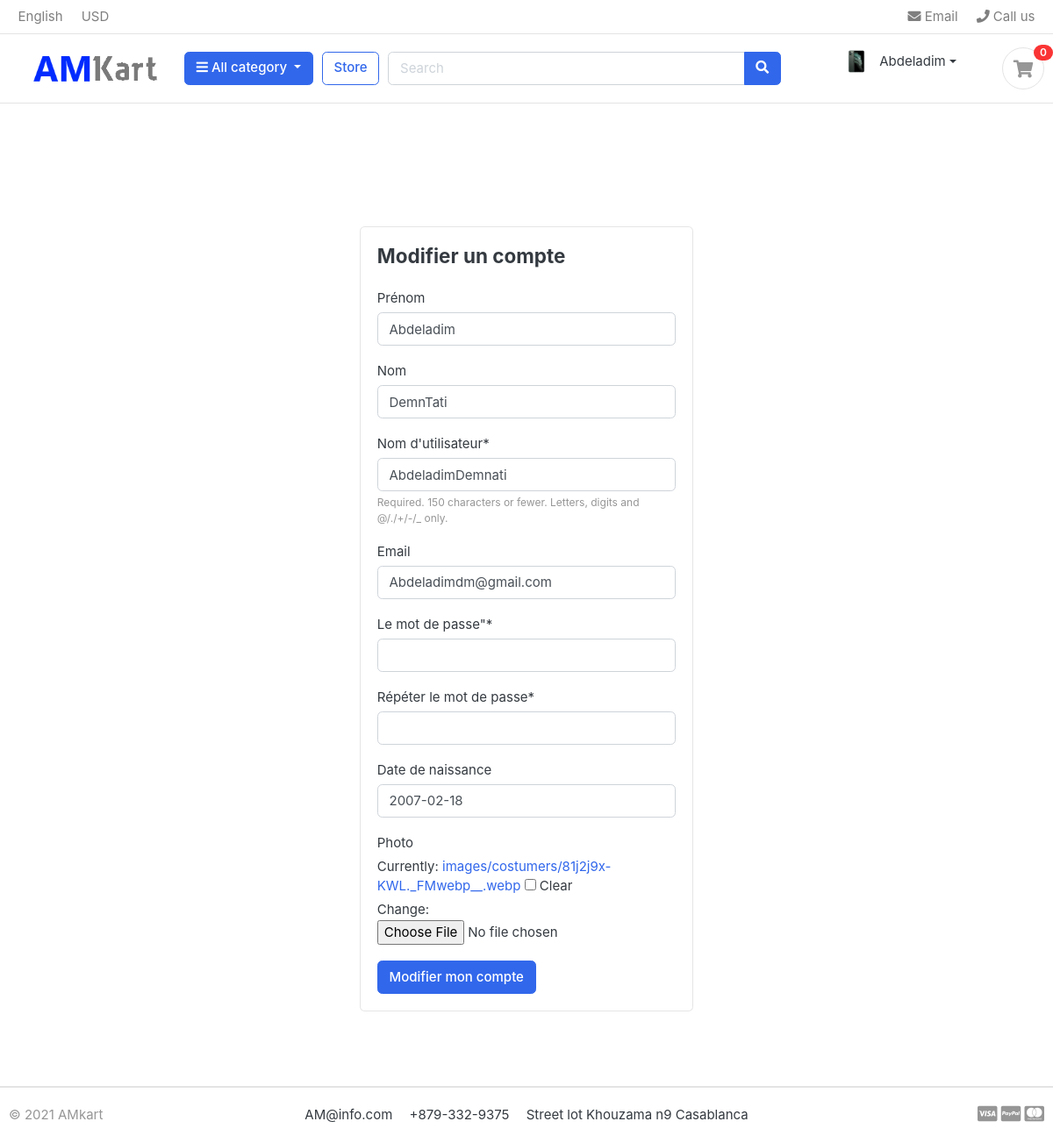
/client/3/edit (signed in), run on an earlier commit of the app's database.
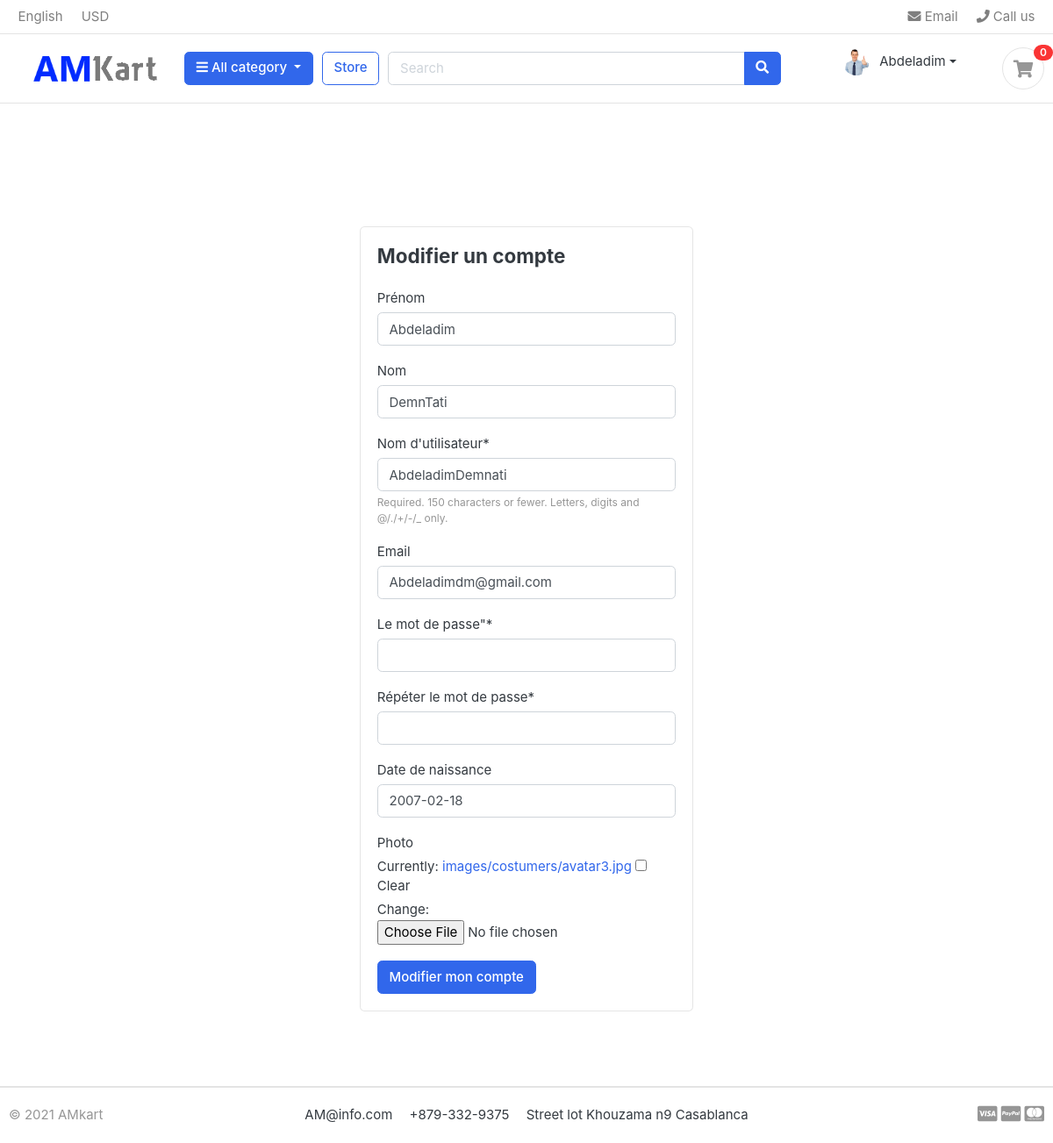
And on a later commit of the database.
### shop/models.py (models this page shows, shortened)
class User(AbstractUser):
    is_costumer = models.BooleanField(default=False)
    is_admin = models.BooleanField(default=False)

class Costumer(models.Model):
    user = models.OneToOneField(User, on_delete=models.CASCADE)
    date_of_birth = models.DateField(blank=True, null=True)
    photo = models.ImageField(upload_to='images/costumers/', blank=True)

### shop/views.py (the view, shortened to what this page needs)
# urls.py: path('client/<int:pk>/edit', views.clientedit, name='clienteditinfo'),
@user_passes_test(is_costumer, login_url='/login/')
def clientedit(request, pk):
    if request.method == 'GET':
        client = Costumer.objects.get(user_id=pk)
        user_form = UserForm(instance=client.user)
        costumer_form = CostumerForm(instance=client)
        context = {"user_form": user_form, "costumer_form": costumer_form}
        return render(request, "client/editclient.html", context)

### shop/forms.py (shortened to what this page needs)
class UserForm(forms.ModelForm):
    password = forms.CharField(label='Le mot de passe"', widget=forms.PasswordInput)
    password2 = forms.CharField(label='Répéter le mot de passe', widget=forms.PasswordInput)
    class Meta:
        model = User
        fields = ('first_name', 'last_name', 'username', 'email')
        labels = {"first_name": "Prénom",
                  "last_name": "Nom",
                  "username": "Nom d'utilisateur",
                  "email": "Email"}

class CostumerForm(forms.ModelForm):
    class Meta:
        model = Costumer
        fields = ('date_of_birth', 'photo')
        labels = {"date_of_birth": "Date de naissance"}

### dashboard/models.py (called while the page is built)
    def get_url(self):
        return reverse('producct_by_cat', args=[self.id])

### shop/context_processors.py (called while the page is built)
def menu_Cat(request):
    Cat = Categorie.objects.all()
    return dict(Cat=Cat)

def cart(request):
    return {'cart': request.session.get(settings.CART_SESSION_ID)}

### shop/views.py (called while the page is built)
def is_costumer(user):
    if user.is_authenticated and user.is_costumer:
        return True
    return False

### templates/client/editclient.html (shortened to what this page needs)
{% extends 'client/base.html' %}
{% load crispy_forms_filters %}
{%load crispy_forms_tags%}
{% block content %}
 <section class="section-conten padding-y" style="min-height:84vh">
      <div class="card mx-auto" style="max-width: 380px; margin-top:100px;">
         <div class="card-body">
         <h4 class="card-title mb-4">Modifier un compte</h4>
         <form  method="post" enctype="multipart/form-data">
            <div class="form-group">
            {{ user_form|crispy }}
            {{ costumer_form|crispy }}
            </div>
            <p><input type="submit" class="btn btn-primary" value="Modifier mon compte"></p>
         </form>
         </div>
       </div>
        <br><br>
   </section>
{% endblock %}

### templates/client/includes/navbar.html (shortened to what this page needs)
{% load static %}
<header class="section-header">
<nav class="navbar p-md-0 navbar-expand-sm navbar-light border-bottom">
<div class="container">
  <div class="collapse navbar-collapse" id="navbarTop4">
    <ul class="navbar-nav mr-auto">
    	<li class="nav-item dropdown">
		 	<a href="#" class="nav-link">   English </a>
		</li>
		<li class="nav-item dropdown">
			<a href="#" class="nav-link"> USD </a>
		</li>
    </ul>
    <ul class="navbar-nav">
		<li><a href="#" class="nav-link"> <i class="fa fa-envelope"></i> Email </a></li>
		<li><a href="#" class="nav-link"> <i class="fa fa-phone"></i> Call us </a></li>
	</ul>
  </div>
</div>
</nav>
<section class="header-main border-bottom">
	<div class="container">
<div class="row align-items-center">
	<div class="col-lg-2 col-md-3 col-6">
		<a href="{% url 'home' %}" class="brand-wrap">
			<img class="logo" src="{% static 'images/logo2.png' %}">
		</a>
	</div>
	<div class="col-lg col-sm col-md col-6 flex-grow-0">
		<div class="category-wrap dropdown d-inline-block float-right">
			<button type="button" class="btn btn-primary dropdown-toggle" data-toggle="dropdown">
				<i class="fa fa-bars"></i> All category
			</button>
		</div>
	</div>
	<a href="{% url 'store' %}" class="btn btn-outline-primary">Store</a>
	<div class="col-lg  col-md-6 col-sm-12 col">
		<form action="{% url 'rechercher' %}" class="search" method="post">
			<div class="input-group w-100">
			    <input type="text" class="form-control" name ="cle" style="width:60%;" placeholder="Search">
			    <div class="input-group-append">
			      <button class="btn btn-primary" type="submit">
			        <i class="fa fa-search"></i>
			      </button>
			    </div>
		    </div>
		</form>
	</div>
	<div class="col-lg-3 col-sm-6 col-8 order-2 order-lg-3">
				<div class="d-flex justify-content-end mb-3 mb-lg-0">
					<div class="widget-header">
                        {% if request.user.is_authenticated and request.user.is_costumer%}
                          <div class="dropdown d-inline-block">
                            <a href="#" class="icontext mr-4 dropdown-toggle" data-toggle="dropdown" aria-expanded="false">
                                  <img class="icon icon-xs rounded-circle" src="{{request.user.costumer.photo.url}}">
                                  <div class="text">
                                        {{request.user.first_name}}
                                  </div>
                            </a>
                          </div>
                           {%else%}
                             <div>
                                 <small class="title text-muted">Welcome guest!</small>
                                 <a href="{%url 'login'%}">Sign in</a> <span class="dark-transp"> | </span>
                                 <a href="{% url 'register' %}"> Register</a>
                             </div>
   {%endif%}
					</div>
					<a href="{% url 'cart' %}" class="widget-header pl-3 ml-3">
						<div class="icon icon-sm rounded-circle border"><i class="fa fa-shopping-cart"></i></div>
						<span class="badge badge-pill badge-danger notify">{{ cart|length }}</span>
					</a>
				</div>
			</div>
</div>
	</div>
</section>
</header>

What changed in the data, as far as the page shows it:
changed through a linked row, User "Abdeladim": user.costumer.photo: a different picture
Also different on the page:
text no longer shown: "Date de naissance Photo Currently: images/costumers/81j2j9x-KWL._FMwebp__.webp Clear Change:"
text now shown: "Date de naissance Photo Currently: images/costumers/avatar3.jpg Clear Change:"
